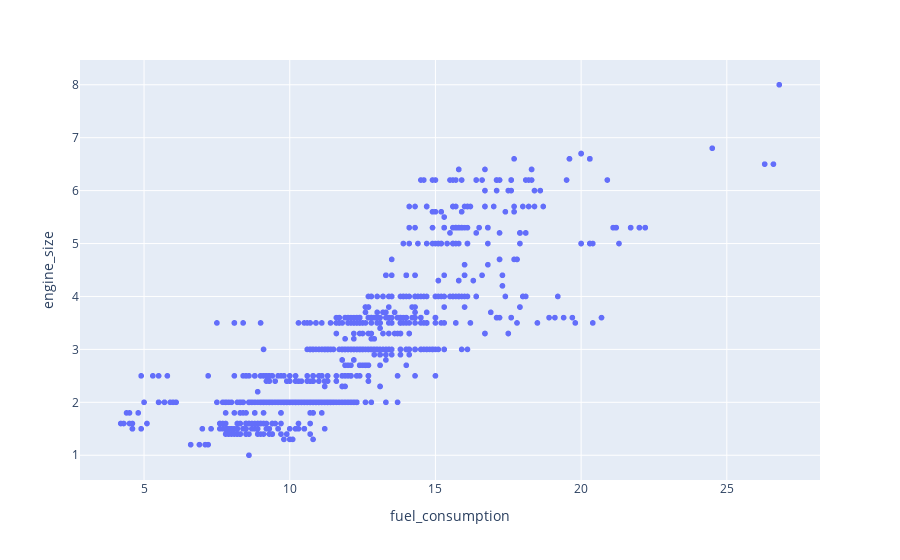

Notebook code cell kept with this figure:
### Markdown cell above
# 1. Scatter Plot

### Code cell
fig1 = px.scatter(df, x='fuel_consumption', y='engine_size')
fig1.show()
# save the plot
fig1.write_image("./outputs/plotly_plots/fig1.png", scale=3)

### Figure 1 — Plotly figure (JSON) as saved in the notebook; plotly's stock layout.template omitted (floating-point values rounded to 4 significant figures; data arrays with more than 128 entries replaced by an {"elided": "..."} marker saying what was removed)
{"data": [{"hovertemplate": "fuel_consumption=%{x}<br>engine_size=%{y}<extra></extra>", "legendgroup": "", "marker": {"color": "#636efa", "symbol": "circle"}, "mode": "markers", "name": "", "showlegend": false, "type": "scattergl", "x": {"elided": "1056 float values"}, "xaxis": "x", "y": {"elided": "1056 float values"}, "yaxis": "y"}], "layout": {"legend": {"tracegroupgap": 0}, "margin": {"t": 60}, "xaxis": {"anchor": "y", "domain": [0, 1], "title": {"text": "fuel_consumption"}}, "yaxis": {"anchor": "x", "domain": [0, 1], "title": {"text": "engine_size"}}}}
